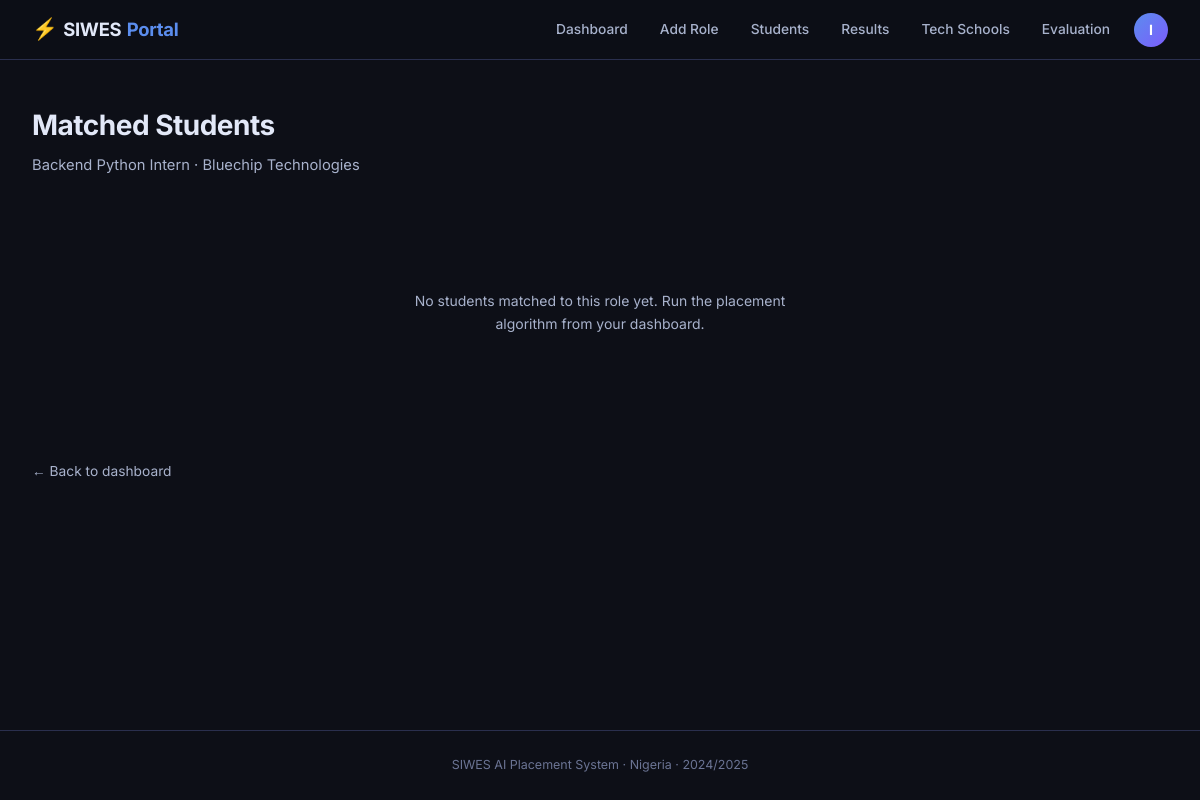
Screenshot of /admin/jd/16/applicants (signed in) with the database file from the repository.
### models.py (models this page shows, shortened)
class User(UserMixin, Base):
    __tablename__ = "users"
    id            = Column(Integer, primary_key=True)
    email         = Column(String(120), unique=True, nullable=False)
    password_hash = Column(String(256), nullable=False)
    role          = Column(String(20), nullable=False)
    is_active     = Column(Boolean, default=True)
    created_at    = Column(DateTime, default=datetime.utcnow)
    student = relationship("Student", back_populates="user", uselist=False)
    company = relationship("Company",  back_populates="user",  uselist=False)
    school  = relationship("TechSchool", back_populates="user", uselist=False)

class JobDescription(Base):
    __tablename__ = "job_descriptions"
    id                      = Column(Integer, primary_key=True)
    company_id              = Column(Integer, ForeignKey("companies.id"), nullable=False)
    title                   = Column(String(150), nullable=False)
    raw_text                = Column(Text, nullable=False)
    required_skills         = Column(Text)
    target_department       = Column(String(100))
    location                = Column(String(100))
    quota                   = Column(Integer, default=1)
    remaining_quota         = Column(Integer, nullable=True)  # decrements as students are placed
    additional_requirements = Column(Text)
    requirement_vector      = Column(LargeBinary)
    created_at              = Column(DateTime, default=datetime.utcnow)
    company           = relationship("Company", back_populates="job_descriptions")
    similarity_scores = relationship("SimilarityScore", back_populates="job_description")
    placements        = relationship("Placement", back_populates="job_description")

class Company(Base):
    __tablename__ = "companies"
    id          = Column(Integer, primary_key=True)
    user_id     = Column(Integer, ForeignKey("users.id"), unique=True, nullable=True)
    name        = Column(String(150), unique=True, nullable=False)
    email       = Column(String(120), unique=True, nullable=False)
    industry    = Column(String(100))
    state       = Column(String(50))
    location    = Column(String(100), nullable=False)
    website     = Column(String(200))
    description = Column(Text)
    verified    = Column(Boolean, default=False)
    created_at  = Column(DateTime, default=datetime.utcnow)
    user             = relationship("User", back_populates="company")
    job_descriptions = relationship("JobDescription", back_populates="company", cascade="all, delete-orphan")

### blueprints/admin.py (the view)
@admin_bp.route("/jd/<int:jd_id>/applicants")
@login_required
def jd_applicants(jd_id):
    redir = _require_admin()
    if redir: return redir
    db = SessionLocal()
    try:
        company = _get_company(db)
        jd = db.query(JobDescription).filter_by(id=jd_id, company_id=company.id).first()
        if not jd:
            flash("Not found.", "danger")
            return redirect(url_for("admin.dashboard"))
        rows = (db.query(Placement, Student)
                .join(Student, Student.id == Placement.student_id)
                .filter(Placement.job_description_id == jd_id)
                .order_by(Placement.match_score.desc()).all())
        return render_template("admin/applicants.html", company=company, jd=jd, placements=rows)
    finally:
        db.close()

### blueprints/admin.py (called while the page is built)
def _get_company(db):
    return db.query(Company).filter_by(user_id=current_user.id).first()

def _require_admin():
    if current_user.role != "admin":
        return redirect(url_for("student.dashboard"))
    return None

### templates/admin/applicants.html (shortened to what this page needs)
{% extends "base.html" %}
{% block content %}
<div class="page-header">
  <h1>Matched Students</h1>
  <p>{{ jd.title }} · {{ company.name }}</p>
</div>
{% if placements %}
<div class="table-card">
  <table class="data-table">
    <thead><tr><th>Student</th><th>University</th><th>Department</th><th>Level</th><th>Match Score</th><th>Status</th></tr></thead>
    <tbody>
    {% for p, s in placements %}
    <tr>
      <td><strong>{{ s.name }}</strong><br/><small>{{ s.email }}</small></td>
      <td>{{ s.university }}</td>
      <td>{{ s.department }}</td>
      <td>{{ s.level }}</td>
      <td><span class="score-pill {% if p.match_score >= 0.75 %}high{% elif p.match_score >= 0.5 %}mid{% else %}low{% endif %}">
        {{ "%.1f"|format(p.match_score * 100) }}%
      </span></td>
      <td>{{ p.status }}</td>
    </tr>
    {% endfor %}
    </tbody>
  </table>
</div>
{% else %}
<div class="empty-state"><p>No students matched to this role yet. Run the placement algorithm from your dashboard.</p></div>
{% endif %}
<a href="{{ url_for('admin.dashboard') }}" class="btn-ghost mt">← Back to dashboard</a>
{% endblock %}

### templates/base.html (shortened to what this page needs)
<!DOCTYPE html>
<html lang="en" x-data="{ mobileOpen: false }">
<head>
  <link rel="stylesheet" href="{{ url_for('static', filename='css/style.css') }}"/>
</head>
<body>
<nav class="navbar">
  <a class="brand" href="/">
    <span class="brand-icon">⚡</span>SIWES<span class="brand-accent">Portal</span>
  </a>
  <div class="nav-links desktop-nav">
    {% if current_user.is_authenticated %}
      {% if current_user.role == "student" %}
        <a href="{{ url_for('student.dashboard') }}" class="nav-link">Dashboard</a>
        <a href="{{ url_for('student.upload_cv') }}"  class="nav-link">My CV</a>
        <a href="{{ url_for('student.profile') }}"    class="nav-link">Profile</a>
        <a href="{{ url_for('student.result') }}"     class="nav-link">My Result</a>
        <a href="{{ url_for('schools.listing') }}"    class="nav-link">Tech Schools</a>
        <a href="{{ url_for('placement.evaluation') }}" class="nav-link">Metrics</a>
      {% else %}
        <a href="{{ url_for('admin.dashboard') }}"    class="nav-link">Dashboard</a>
        <a href="{{ url_for('admin.add_jd') }}"       class="nav-link">Add Role</a>
        <a href="{{ url_for('admin.all_students') }}" class="nav-link">Students</a>
        <a href="{{ url_for('placement.results') }}"  class="nav-link">Results</a>
        <a href="{{ url_for('schools.listing') }}"    class="nav-link">Tech Schools</a>
        <a href="{{ url_for('placement.evaluation') }}" class="nav-link">Evaluation</a>
      {% endif %}
      <div class="nav-user" x-data="{ open: false }" @click.outside="open = false">
        <button class="nav-avatar" @click="open = !open" aria-label="Account menu">
          {{ current_user.email[0].upper() }}
        </button>
      </div>
    {% else %}
      <a href="{{ url_for('auth.login') }}" class="nav-link">Log in</a>
      <a href="{{ url_for('auth.register_student') }}" class="btn-nav">Join as Student</a>
    {% endif %}
  </div>
</nav>
<div class="flash-container" x-data>
</div>
<main class="main">
  {% block content %}{% endblock %}
</main>
<footer class="footer">
  <p>SIWES AI Placement System · Nigeria · 2024/2025</p>
</footer>
</body>
</html>

### static/css/style.css (style rules this page uses)
:root { --bg:#0d0f17;--bg2:#11141f;--surface:#181c2e;--surface2:#1f2438;--surface3:#252a42; --border:#2a2f4e;--border2:#353a5c;--accent:#5b8dee;--accent-dim:rgba(91,141,238,.12); --accent2:#7c5cfc;--green:#22c55e;--green-dim:rgba(34,197,94,.12);--red:#ef4444; --red-dim:rgba(239,68,68,.12);--amber:#f59e0b;--amber-dim:rgba(245,158,11,.12); --text:#e2e8f8;--text2:#a8b2cc;--muted:#6b7494;--radius:12px;--radius-sm:8px; --radius-lg:16px;--shadow:0 8px 32px rgba(0,0,0,.45);--nav-h:60px;--font:'Inter',sans-serif; }
*,*::before,*::after { box-sizing:border-box;margin:0;padding:0 }
html { scroll-behavior:smooth }
body { font-family:var(--font);background:var(--bg);color:var(--text);min-height:100vh; display:flex;flex-direction:column;font-size:14px;line-height:1.65;-webkit-font-smoothing:antialiased }
a { color:inherit;text-decoration:none }
button { font-family:var(--font);cursor:pointer }
.navbar { position:sticky;top:0;z-index:200;height:var(--nav-h);display:flex; align-items:center;justify-content:space-between;padding:0 2rem; background:rgba(13,15,23,.9);backdrop-filter:blur(16px);border-bottom:1px solid var(--border) }
.brand { font-size:1.15rem;font-weight:700;display:flex;align-items:center;gap:.35rem;letter-spacing:-.3px }
.brand-icon { font-size:1.3rem }
.brand-accent { color:var(--accent) }
.desktop-nav { display:flex;align-items:center;gap:1rem }
.nav-link { color:var(--text2);font-size:.86rem;font-weight:500;padding:.35rem .5rem; border-radius:6px;transition:color .18s,background .18s }
.nav-avatar { width:34px;height:34px;border-radius:50%; background:linear-gradient(135deg,var(--accent),var(--accent2)); border:none;color:#fff;font-weight:700;font-size:.88rem;cursor:pointer;transition:opacity .2s }
.nav-user { position:relative }
.flash-container { padding:.6rem 2rem 0;display:flex;flex-direction:column;gap:.4rem }
.main { flex:1;padding:2rem;max-width:1280px;margin:0 auto;width:100% }
.footer { text-align:center;padding:1.5rem;color:var(--muted);font-size:.78rem; border-top:1px solid var(--border);margin-top:auto }
.page-header { margin-bottom:2rem }
.page-header h1 { font-size:1.75rem;font-weight:700;letter-spacing:-.5px }
.page-header p { color:var(--text2);margin-top:.3rem;font-size:.92rem }
.btn-ghost { color:var(--text2);font-size:.86rem;transition:color .18s; display:inline-flex;align-items:center;gap:.3rem }
.empty-state { text-align:center;padding:5rem 2rem }
.empty-state p { color:var(--text2);margin-bottom:1.8rem;max-width:380px;margin-left:auto;margin-right:auto }
.mt { margin-top:1rem }

### rows the page displays
User: email "I"
JobDescription: title "Backend Python Intern"
Company: name "Bluechip Technologies"
